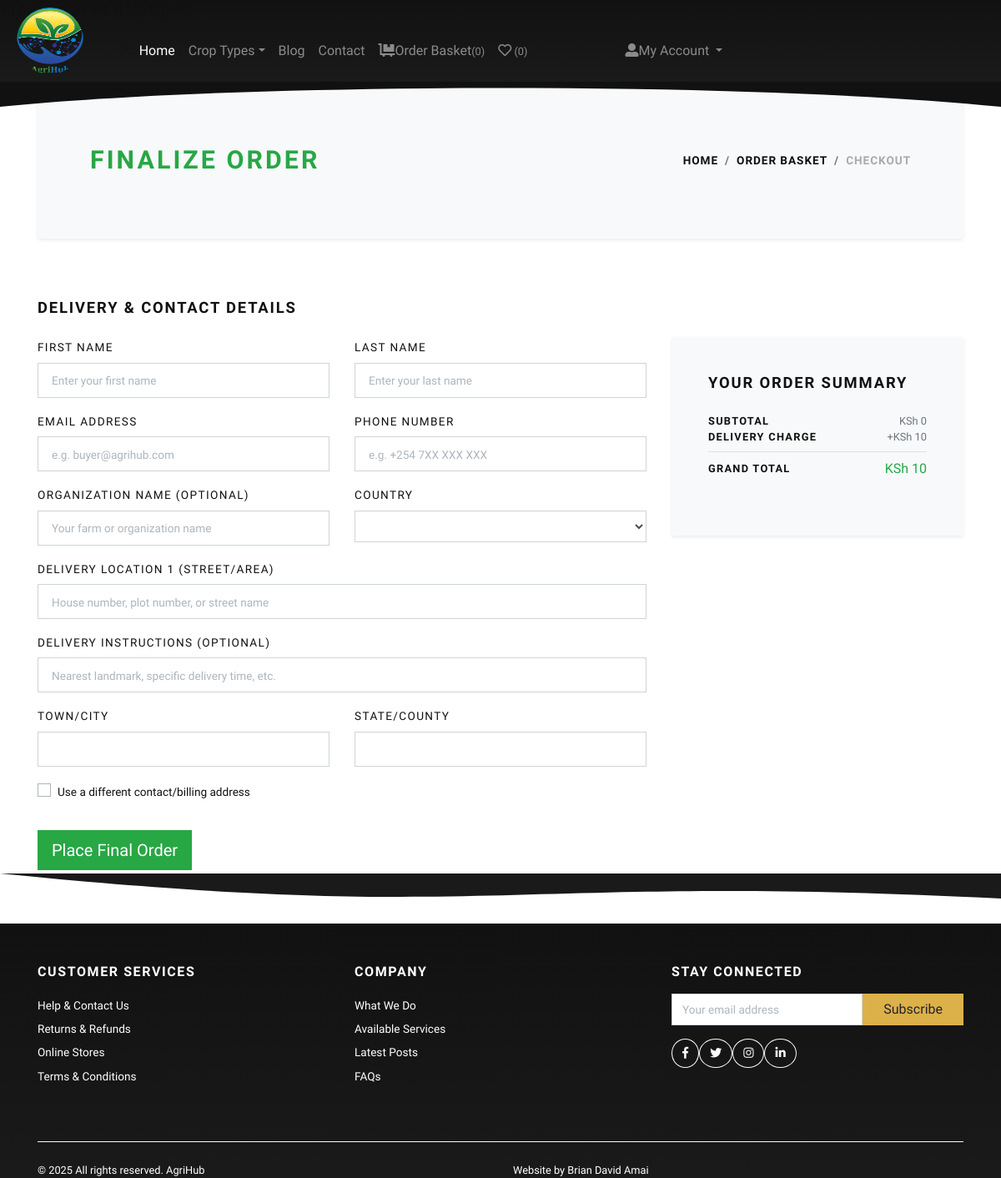
/checkout/ (signed in), run on an earlier commit of the app's database.
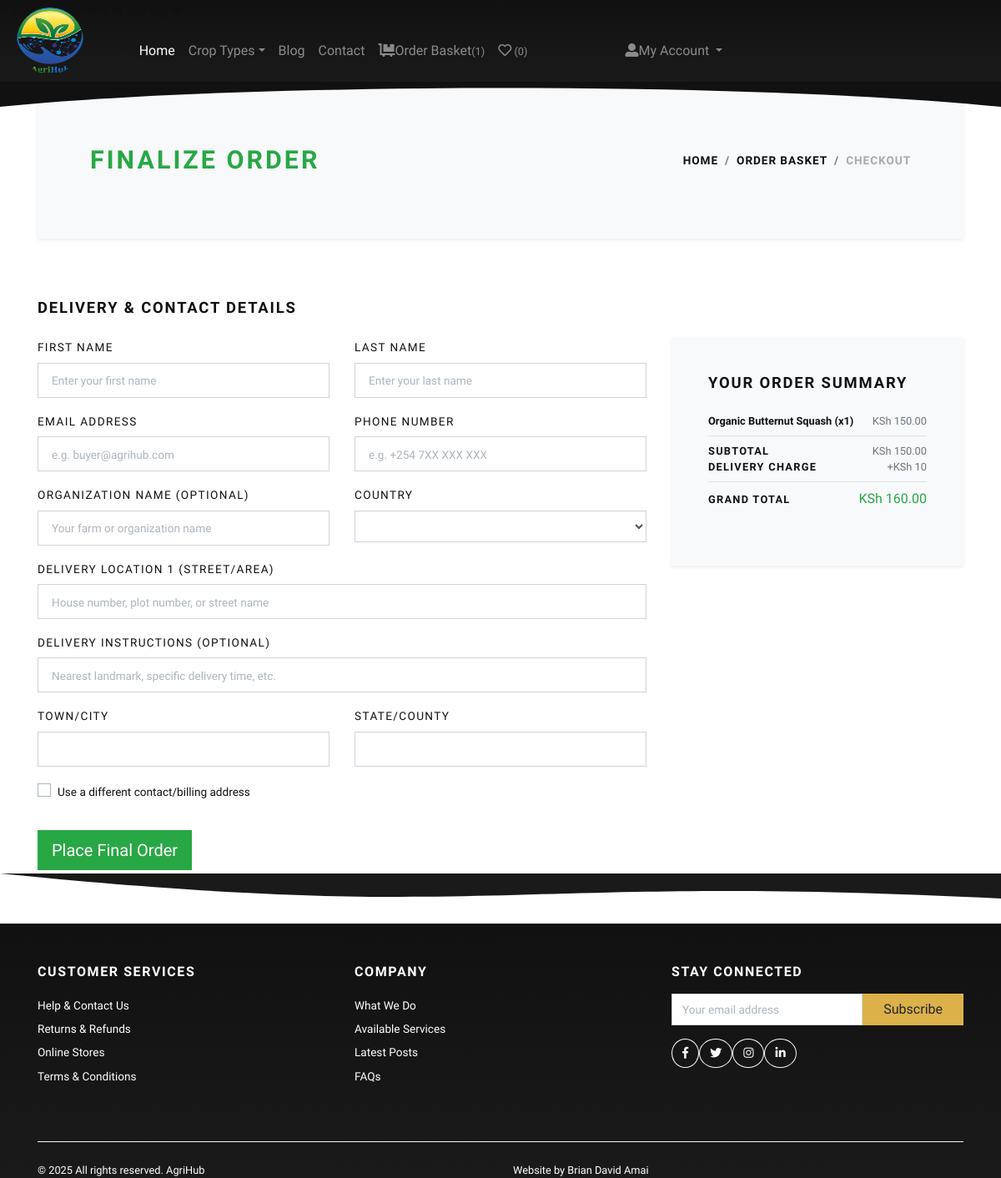
And on a later commit of the database.
### store/models.py (models this page shows, shortened)
class Cart(models.Model):
    user = models.ForeignKey(User, verbose_name="User", on_delete=models.CASCADE)
    product = models.ForeignKey(Product, verbose_name="Produce Item", on_delete=models.CASCADE)
    quantity = models.PositiveIntegerField(default=1, verbose_name="Quantity")
    created_at = models.DateTimeField(auto_now_add=True, verbose_name="Created Date")
    updated_at = models.DateTimeField(auto_now=True, verbose_name="Updated Date")
    @property
    def total_price(self):
        return self.quantity * self.product.price_per_unit

class Product(models.Model):
    title = models.CharField(max_length=150, verbose_name="Produce Item Title")
    slug = models.SlugField(max_length=160, verbose_name="Produce Slug")
    batch_id = models.CharField(max_length=255, unique=True, verbose_name="Batch/Lot ID (SKU)", db_column='sku')
    origin = models.TextField(verbose_name="Origin / Short Description", db_column='short_description')
    produce_details = models.TextField(blank=True, null=True, verbose_name="Farming & Produce Details",
                                     db_column='detail_description')
    product_image = models.ImageField(upload_to='product', blank=True, null=True, verbose_name="Produce Image")
    price_per_unit = models.DecimalField(max_digits=8, decimal_places=2, verbose_name="Price Per Unit/KG",
                                          db_column='price')
    unit_type = models.CharField(max_length=10, choices=UNIT_CHOICES, default='KG', verbose_name="Unit Type")
    harvest_date = models.DateField(null=True, blank=True, verbose_name="Harvest Date")
    category = models.ForeignKey(Category, verbose_name="Crop Type", on_delete=models.CASCADE)
    is_active = models.BooleanField(verbose_name="Is Active?")
    is_featured = models.BooleanField(verbose_name="Is Featured?")
    created_at = models.DateTimeField(auto_now_add=True, verbose_name="Created Date")
    updated_at = models.DateTimeField(auto_now=True, verbose_name="Updated Date")
    class Meta:
        verbose_name_plural = 'Produce Items'
        ordering = ('-created_at',)

### store/views.py (the view)
# urls.py: path('checkout/', views.checkout, name="checkout"),
@login_required
def checkout(request):
    user = request.user
    cart_products = Cart.objects.filter(user=user)
    addresses = Address.objects.filter(user=user)
    amount = Decimal(0)
    for p in cart_products:
        amount += (p.quantity * p.product.price_per_unit)
    shipping_amount = Decimal(10) # Assuming a fixed shipping fee
    total_amount = amount + shipping_amount
    context = {
        'cart_products': cart_products, # Required for item loop in summary
        'addresses': addresses,
        'amount': amount,
        'shipping_amount': shipping_amount,
        'total_amount': total_amount, # Required for the final summary display
    }
    return render(request, 'store/checkout.html', context)

### store/context_preprocessors.py (called while the page is built)
def store_menu(request):
    categories = Category.objects.filter(is_active=True)
    context = {
        'categories_menu': categories,
    }
    return context

def cart_menu(request):
    if request.user.is_authenticated:
        cart_items= Cart.objects.filter(user=request.user)
        context = {
            'cart_items': cart_items,
        }
    else:
        context = {}
    return context

### templates/store/checkout.html (shortened to what the changed rows need)
{% extends 'base.html' %}
{% load static %}
{% load humanize %}
    {% block content %}
      <div class="container">
        <section class="py-5 bg-light rounded shadow-sm mb-4">
          <div class="container">
            <div class="row px-4 px-lg-5 py-lg-4 align-items-center">
              <div class="col-lg-6">
                <h1 class="h2 text-uppercase mb-0 text-success">Finalize Order</h1>
              </div>
            </div>
          </div>
        </section>
        <section class="py-5">
          <h2 class="h5 text-uppercase mb-4 fw-bold">Delivery & Contact Details</h2>
          <div class="row">
                    <div class="col-lg-4">
    <div class="card border-0 rounded-3 p-lg-4 bg-light shadow-sm">
        <div class="card-body">
            <ul class="list-unstyled mb-0">
                {% for cart_product in cart_products %}
                    {% if cart_product.product %}
                        <li class="d-flex align-items-center justify-content-between">
                            <strong class="small font-weight-bold">
                                {{ cart_product.product.title }} (x{{ cart_product.quantity }})
                            </strong>
                            <span class="text-muted small">
                                KSh {{ cart_product.total_price|intcomma }}
                            </span>
                        </li>
                        <li class="border-bottom my-2"></li>
                    {% endif %}
                {% endfor %}
                <li class="d-flex align-items-center justify-content-between">
                    <strong class="text-uppercase small font-weight-bold">Subtotal</strong>
                    <span class="text-muted small">KSh {{amount|intcomma}}</span>
                </li>
                <li class="d-flex align-items-center justify-content-between">
                    <strong class="text-uppercase small font-weight-bold">Delivery Charge</strong>
                    <span class="text-muted small">+KSh {{shipping_amount|intcomma}}</span>
                </li>
                <li class="border-bottom my-2"></li>
                <li class="d-flex align-items-center justify-content-between mb-4">
                    <strong class="text-uppercase small font-weight-bold">Grand Total</strong>
                    <span class="fw-bold text-success">KSh {{total_amount|intcomma}}</span>
                </li>
            </ul>
        </div>
    </div>
</div>
  {% endblock %}

What changed in the data, as far as the page shows it:
added Cart: product "Organic Butternut Squash", quantity "1", total_price "150.00"
Also different on the page:
{{ cart_items.count }}: "0" → "1"
{{ amount|intcomma }}: "0" → "150.00"
{{ total_amount|intcomma }}: "10" → "160.00"
